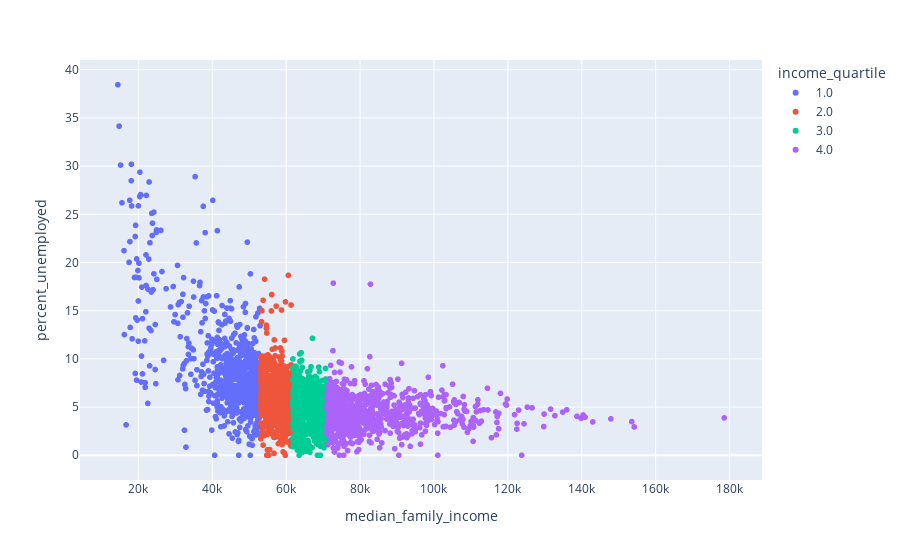

Notebook code cell kept with this figure:
### Markdown cell above
# `Income vs Unemployment by income quartile`

### Code cell
fig = px.scatter(dff, x='median_family_income',y='percent_unemployed', color='income_quartile')
fig.show()

### Figure 1 — Plotly figure (JSON) as saved in the notebook; plotly's stock layout.template omitted (floating-point values rounded to 4 significant figures; data arrays with more than 128 entries replaced by an {"elided": "..."} marker saying what was removed)
{"data": [{"hovertemplate": "income_quartile=1.0<br>median_family_income=%{x}<br>percent_unemployed=%{y}<extra></extra>", "legendgroup": "1.0", "marker": {"color": "#636efa", "symbol": "circle"}, "mode": "markers", "name": "1.0", "showlegend": true, "type": "scattergl", "x": {"elided": "805 int values"}, "xaxis": "x", "y": {"elided": "805 float values"}, "yaxis": "y"}, {"hovertemplate": "income_quartile=2.0<br>median_family_income=%{x}<br>percent_unemployed=%{y}<extra></extra>", "legendgroup": "2.0", "marker": {"color": "#EF553B", "symbol": "circle"}, "mode": "markers", "name": "2.0", "showlegend": true, "type": "scattergl", "x": {"elided": "805 int values"}, "xaxis": "x", "y": {"elided": "805 float values"}, "yaxis": "y"}, {"hovertemplate": "income_quartile=3.0<br>median_family_income=%{x}<br>percent_unemployed=%{y}<extra></extra>", "legendgroup": "3.0", "marker": {"color": "#00cc96", "symbol": "circle"}, "mode": "markers", "name": "3.0", "showlegend": true, "type": "scattergl", "x": {"elided": "804 int values"}, "xaxis": "x", "y": {"elided": "804 float values"}, "yaxis": "y"}, {"hovertemplate": "income_quartile=4.0<br>median_family_income=%{x}<br>percent_unemployed=%{y}<extra></extra>", "legendgroup": "4.0", "marker": {"color": "#ab63fa", "symbol": "circle"}, "mode": "markers", "name": "4.0", "showlegend": true, "type": "scattergl", "x": {"elided": "805 int values"}, "xaxis": "x", "y": {"elided": "805 float values"}, "yaxis": "y"}], "layout": {"legend": {"title": {"text": "income_quartile"}, "tracegroupgap": 0}, "margin": {"t": 60}, "xaxis": {"anchor": "y", "domain": [0, 1], "title": {"text": "median_family_income"}}, "yaxis": {"anchor": "x", "domain": [0, 1], "title": {"text": "percent_unemployed"}}}}
